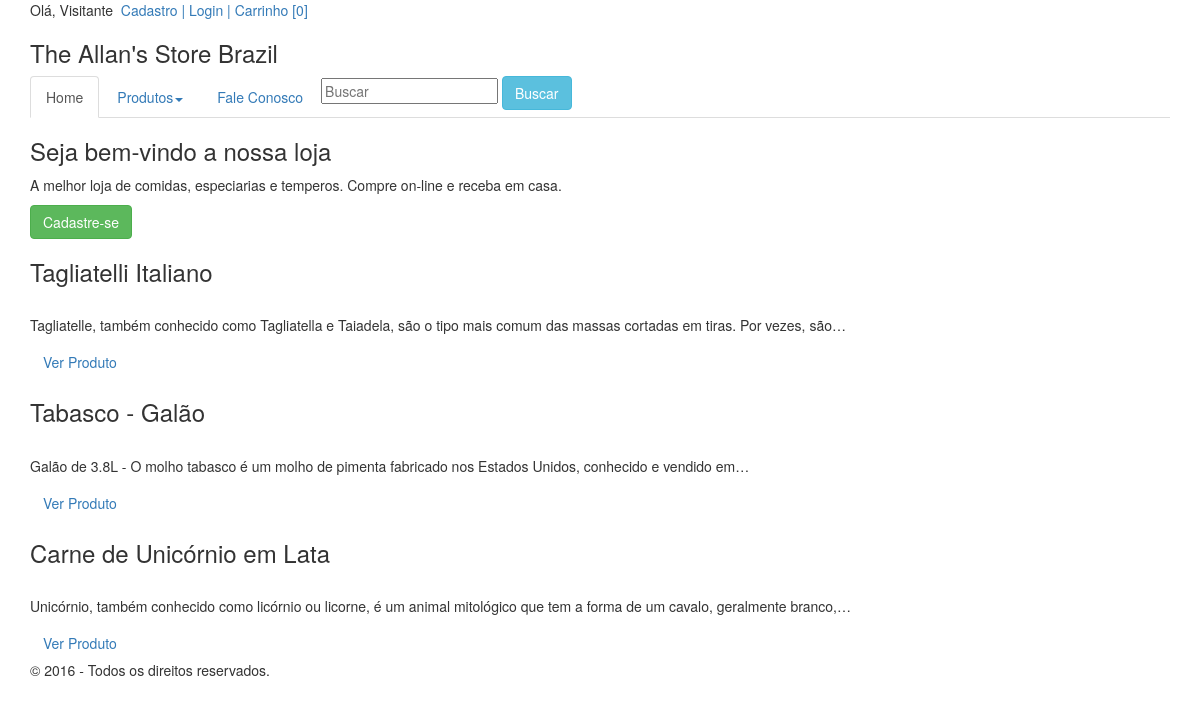
The page / on the database its author committed.
### tables this page shows
CREATE TABLE `produtos` (
  `id` int(10) unsigned NOT NULL AUTO_INCREMENT,
  `codigo` varchar(45) NOT NULL,
  `titulo` varchar(255) NOT NULL,
  `descricao` text NOT NULL,
  `preco` decimal(10,2) NOT NULL,
  `largura_caixa_mm` int(10) unsigned NOT NULL,
  `altura_caixa_mm` int(10) unsigned NOT NULL,
  `comprimento_caixa_mm` int(10) unsigned NOT NULL,
  `peso_gramas` int(10) unsigned NOT NULL,
  `data_adicionado` datetime NOT NULL DEFAULT CURRENT_TIMESTAMP,
  `ativo` tinyint(1) NOT NULL DEFAULT '1',
  PRIMARY KEY (`id`),
  UNIQUE KEY `codigo_unico` (`codigo`)
);

### application/controllers/Home.php (called while the page is built, shortened)
<?php
class Home extends CI_Controller {
    private $categorias;
    function __construct() {
        $this->load->model('categorias_model', 'modelcategorias');
        $this->categorias = $this->modelcategorias->listar_categorias();
    }
    public function index() {
        $this->load->helper('text');
        $this->load->model('produtos_model', 'modelprodutos');
        $data_header['categorias'] = $this->categorias;
        $data_pagina['destaques'] = $this->modelprodutos->destaques_home();
        $this->load->view('html-header');
        $this->load->view('header', $data_header);
        $this->load->view('home', $data_pagina);
        $this->load->view('footer');
        $this->load->view('html-footer');
    }
}

### index.php (called while the page is built, shortened)
<?php
require_once BASEPATH.'core/CodeIgniter.php';

### application/models/Produtos_model.php (called while the page is built, shortened)
<?php
class Produtos_model extends CI_Model {
    public function destaques_home($quantos = 3) {
        $this->db->limit($quantos);
        $this->db->order_by('id', 'random');
        return $this->db->get('produtos')->result();
    }
}

### application/helpers/funcoes_helper.php (called while the page is built, shortened)
<?php
function limpar($string) {
    $string = preg_replace('/[´^~\'"]/', NULL, iconv('UTF-8', 'ASCII//TRANSLIT', $string));
    $string = strtolower($string);
    $string = str_replace(" ", "-", $string);
    $string = str_replace("---", "-", $string);
    return $string;
}

### application/views/home.php (the view, shortened to what this page needs)
<div id="homebody">
    <div class="alinhado-centro borda-base espaco-vertical">
        <?php
        if (NULL != $this->session->userdata('logado')) : ?>
            <h3>Seja bem-vindo a nossa loja</h3>
            <p>A melhor loja de comidas, especiarias e temperos. Compre on-line e receba em casa.</p>
        <?php else: ?>
            <h3>Seja bem-vindo a nossa loja</h3>
            <p>A melhor loja de comidas, especiarias e temperos. Compre on-line e receba em casa.</p>
            <a class="btn btn-medium btn-success" href="<?php echo base_url('cadastro/index'); ?>">Cadastre-se</a>
        <?php endif; ?>
    </div>
    <div class="row-fluid">
        <?php
        $contador = 0;
        foreach ($destaques as $destaque) {
            $contador ++;
            echo "<div class='span4 caixacategoria'>" .
            heading($destaque->titulo, 3);
            echo "<p>" . word_limiter($destaque->descricao, 20) . "</p>" .
            anchor(base_url("produto/" . $destaque->id . "/" . limpar($destaque->titulo)), "Ver Produto", array('class' => 'btn')) .
            "</div>";
            if ($contador%3 == 0) {
                echo "</div><div class='row-fluid'>";
            }
        }
        ?>
    </div>
</div>

### rows shown on the page
produtos: titulo "Tagliatelli Italiano", descricao "Tagliatelle, também conhecido como Tagliatella e Taiadela, são o tipo mais comum das massas cortadas em tiras. Por vezes, são…", id+titulo "Ver Produto"
produtos: titulo "Tabasco - Galão", descricao "Galão de 3.8L - O molho tabasco é um molho de pimenta fabricado nos Estados Unidos, conhecido e vendido em…", id+titulo "Ver Produto"
produtos: titulo "Carne de Unicórnio em Lata", descricao "Unicórnio, também conhecido como licórnio ou licorne, é um animal mitológico que tem a forma de um cavalo, geralmente branco,…", id+titulo "Ver Produto"

### other values the page prints
anchor(base_url("cadastro"), "Cadastro |") "Cadastro |"
anchor(base_url("login"), " Login |") "Login |"
heading("The Allan's Store Brazil", 3, 'class="muted"') "The Allan's Store Brazil"
anchor(base_url(), "Home") "Home"
anchor(base_url('home/fale_conosco'), "Fale Conosco") "Fale Conosco"
